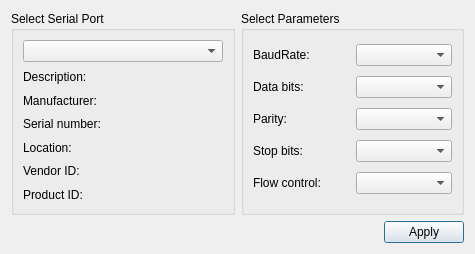
<?xml version="1.0" encoding="UTF-8"?>
<ui version="4.0">
 <class>SerialSettingsDialog</class>
 <widget class="QDialog" name="SerialSettingsDialog">
  <property name="geometry">
   <rect>
    <x>0</x>
    <y>0</y>
    <width>475</width>
    <height>254</height>
   </rect>
  </property>
  <property name="windowTitle">
   <string>Settings</string>
  </property>
  <layout class="QGridLayout" name="gridLayout_3">
   <item row="0" column="1">
    <widget class="QGroupBox" name="parametersBox">
     <property name="title">
      <string>Select Parameters</string>
     </property>
     <layout class="QGridLayout" name="gridLayout_2">
      <item row="0" column="0">
       <widget class="QLabel" name="baudRateLabel">
        <property name="text">
         <string>BaudRate:</string>
        </property>
       </widget>
      </item>
      <item row="0" column="1">
       <widget class="QComboBox" name="baudRateBox"/>
      </item>
      <item row="1" column="0">
       <widget class="QLabel" name="dataBitsLabel">
        <property name="text">
         <string>Data bits:</string>
        </property>
       </widget>
      </item>
      <item row="1" column="1">
       <widget class="QComboBox" name="dataBitsBox"/>
      </item>
      <item row="2" column="0">
       <widget class="QLabel" name="parityLabel">
        <property name="text">
         <string>Parity:</string>
        </property>
       </widget>
      </item>
      <item row="2" column="1">
       <widget class="QComboBox" name="parityBox"/>
      </item>
      <item row="3" column="0">
       <widget class="QLabel" name="stopBitsLabel">
        <property name="text">
         <string>Stop bits:</string>
        </property>
       </widget>
      </item>
      <item row="3" column="1">
       <widget class="QComboBox" name="stopBitsBox"/>
      </item>
      <item row="4" column="0">
       <widget class="QLabel" name="flowControlLabel">
        <property name="text">
         <string>Flow control:</string>
        </property>
       </widget>
      </item>
      <item row="4" column="1">
       <widget class="QComboBox" name="flowControlBox"/>
      </item>
     </layout>
    </widget>
   </item>
   <item row="1" column="0" colspan="2">
    <layout class="QHBoxLayout" name="horizontalLayout">
     <item>
      <spacer name="horizontalSpacer">
       <property name="orientation">
        <enum>Qt::Horizontal</enum>
       </property>
       <property name="sizeHint" stdset="0">
        <size>
         <width>96</width>
         <height>20</height>
        </size>
       </property>
      </spacer>
     </item>
     <item>
      <widget class="QPushButton" name="applyButton">
       <property name="text">
        <string>Apply</string>
       </property>
      </widget>
     </item>
    </layout>
   </item>
   <item row="0" column="0">
    <widget class="QGroupBox" name="selectBox">
     <property name="title">
      <string>Select Serial Port</string>
     </property>
     <layout class="QGridLayout" name="gridLayout">
      <item row="0" column="0">
       <widget class="QComboBox" name="serialPortInfoListBox"/>
      </item>
      <item row="1" column="0">
       <widget class="QLabel" name="descriptionLabel">
        <property name="text">
         <string>Description:</string>
        </property>
       </widget>
      </item>
      <item row="2" column="0">
       <widget class="QLabel" name="manufacturerLabel">
        <property name="text">
         <string>Manufacturer:</string>
        </property>
       </widget>
      </item>
      <item row="3" column="0">
       <widget class="QLabel" name="serialNumberLabel">
        <property name="text">
         <string>Serial number:</string>
        </property>
       </widget>
      </item>
      <item row="4" column="0">
       <widget class="QLabel" name="locationLabel">
        <property name="text">
         <string>Location:</string>
        </property>
       </widget>
      </item>
      <item row="5" column="0">
       <widget class="QLabel" name="vidLabel">
        <property name="text">
         <string>Vendor ID:</string>
        </property>
       </widget>
      </item>
      <item row="6" column="0">
       <widget class="QLabel" name="pidLabel">
        <property name="text">
         <string>Product ID:</string>
        </property>
       </widget>
      </item>
     </layout>
    </widget>
   </item>
  </layout>
 </widget>
 <resources/>
 <connections/>
</ui>
